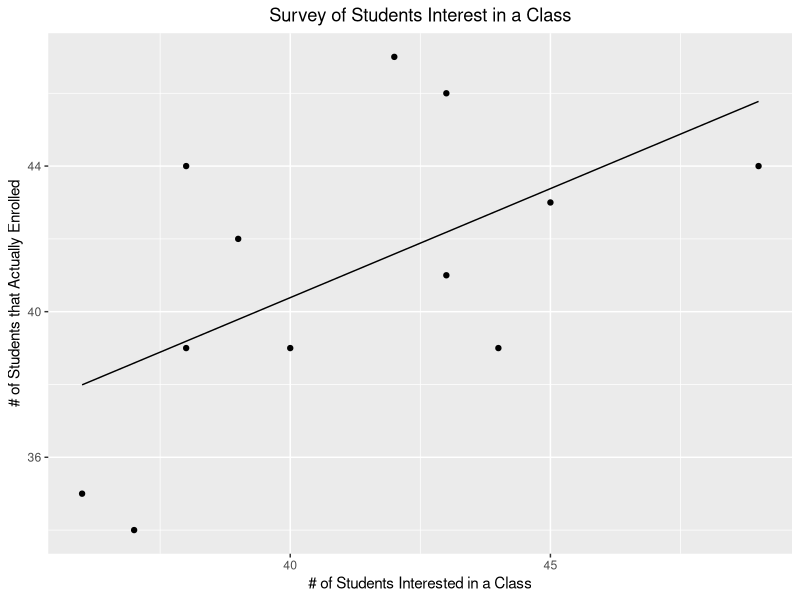

Generate this figure with R:
install.packages("ggplot2")
library(ggplot2) # load the ggplot library
#Add Data
x <-c(	45,	36,	37,	43,	38,	49,	39,	43,	44,	38,	42,	40)
y <-c(	43,	35,	34,	41,	44,	44,	42,	46,	39,	39,	47,	39)
t <- data.frame("x" = x, "y" = y)
fun.1 <- function(x) 16.426 + 0.599 * x
myplot <- ggplot(data=t) + 
    geom_point(mapping=aes(x=x,y=y)) + 
    stat_function(fun = fun.1) + 
    ggtitle("Survey of Students Interest in a Class") + 
    theme(plot.title = element_text(hjust = 0.5)) +
    xlab("# of Students Interested in a Class") + 
    ylab("# of Students that Actually Enrolled")
myplot

